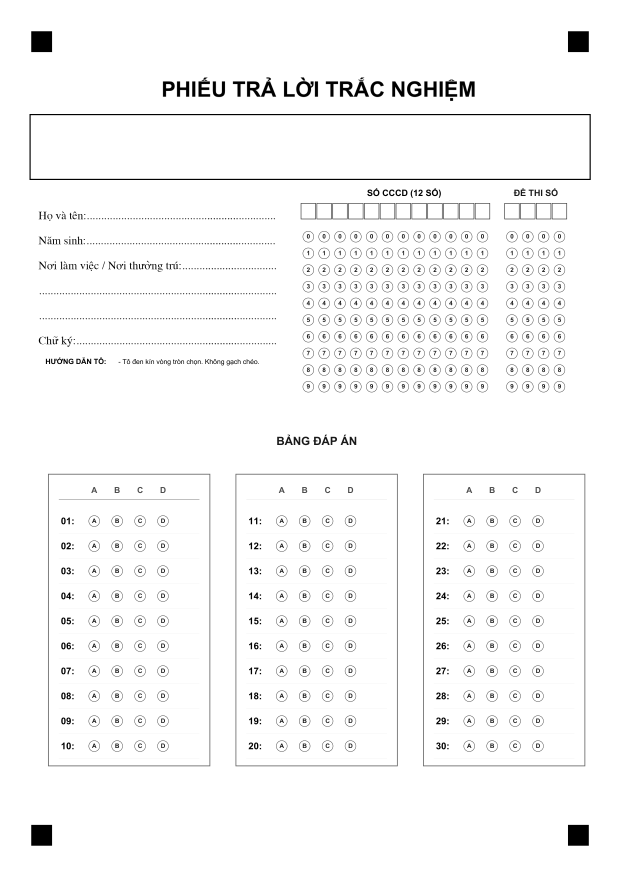
#> input picture mau_thiet_ke_raw.png, 2481 x 3508 px (shown at 1/4 size)
$ python simulate_filled_sheet.py
#> lines starting #> are read from the running program, lines starting #| are printed output that depends on the picture; after the words box and inside, x2 and y2 are one past the last pixel; in counts of white or black regions, pixels touching at a corner belong together
### omr_processor.py
import cv2
import numpy as np
import json
import os
import fitz  # PyMuPDF

class OMRProcessor:
    def __init__(self, coord_json_path):
        # Load bubble coordinates from JSON
        with open(coord_json_path, "r", encoding="utf-8") as f:
            self.coords = json.load(f)

    # [13 lines left out: function convert_pdf_to_images, not called in this run]

    def find_anchors(self, img):
        """Tìm 4 điểm định vị màu đen ở 4 góc của phiếu trắc nghiệm"""
        gray = cv2.cvtColor(img, cv2.COLOR_BGR2GRAY)
        # Khử nhiễu nhẹ
        blurred = cv2.GaussianBlur(gray, (5, 5), 0)
        # Nhị phân hóa thích ứng nghịch đảo (nền đen, vật thể trắng)
        thresh = cv2.threshold(blurred, 0, 255, cv2.THRESH_BINARY_INV + cv2.THRESH_OTSU)[1]

        contours, _ = cv2.findContours(thresh, cv2.RETR_EXTERNAL, cv2.CHAIN_APPROX_SIMPLE)

        squares = []
        h, w = img.shape[:2]
        min_area = (w * h) * 0.00015  # Tối thiểu 0.015% diện tích ảnh
        max_area = (w * h) * 0.03     # Tối đa 3% diện tích ảnh

        for c in contours:
            area = cv2.contourArea(c)
            if min_area < area < max_area:
                peri = cv2.arcLength(c, True)
                approx = cv2.approxPolyDP(c, 0.04 * peri, True)
                # Kiểm tra xem có phải hình tứ giác không
                if len(approx) == 4:
                    (x, y, cw, cb) = cv2.boundingRect(approx)
                    aspect_ratio = cw / float(cb)
                    # Kiểm tra độ vuông góc (tỷ lệ cạnh gần 1:1)
                    if 0.8 <= aspect_ratio <= 1.25:
                        # Kiểm tra độ đặc: hình vuông gốc màu đen phải được tô đầy
                        mask = np.zeros(thresh.shape, dtype="uint8")
                        cv2.drawContours(mask, [approx], -1, 255, -1)
                        mean_val = cv2.mean(thresh, mask=mask)[0]
                        if mean_val > 180:  # Trên 70% số pixel là trắng trong thresh nghịch đảo
                            M = cv2.moments(c)
                            if M["m00"] != 0:
                                cX = int(M["m10"] / M["m00"])
                                cY = int(M["m01"] / M["m00"])
                                squares.append((cX, cY))
        return squares

    def sort_anchors(self, pts):
        """Sắp xếp 4 điểm định vị theo thứ tự: TL (trên-trái), TR (trên-phải), BL (dưới-trái), BR (dưới-phải)"""
        # Sắp xếp theo trục X trước
        pts = sorted(pts, key=lambda p: p[0])
        leftmost = pts[:2]
        rightmost = pts[2:]

        # Sắp xếp nhóm bên trái theo Y để tìm TL và BL
        TL = min(leftmost, key=lambda p: p[1])
        BL = max(leftmost, key=lambda p: p[1])

        # Sắp xếp nhóm bên phải theo Y để tìm TR và BR
        TR = min(rightmost, key=lambda p: p[1])
        BR = max(rightmost, key=lambda p: p[1])

        return [TL, TR, BL, BR]

    # [172 lines left out: function process_sheet, not called in this run]

### simulate_filled_sheet.py
import sys
import os
import cv2
import json
import numpy as np

BASE_DIR = os.path.dirname(os.path.abspath(__file__))
sys.path.append(BASE_DIR)
from omr_processor import OMRProcessor

def create_filled_sheet(processor, img, cccd_val, dethi_val, incorrect_questions, output_path):
    # Căn chỉnh phối cảnh về khổ chuẩn 1000x1414
    anchors = processor.find_anchors(img)
    if len(anchors) < 4:
        print(f"[!] Lỗi: Không tìm đủ 4 điểm định vị góc cho {output_path}")
        return False

    sorted_pts = processor.sort_anchors(anchors)
    TL, TR, BL, BR = sorted_pts
    src_pts = np.float32([TL, TR, BL, BR])
    dst_pts = np.float32([[50, 50], [950, 50], [50, 1364], [950, 1364]])
    M = cv2.getPerspectiveTransform(src_pts, dst_pts)
    warped = cv2.warpPerspective(img, M, (1000, 1414))

    # 1. Tô CCCD
    for col_idx, char in enumerate(cccd_val):
        digit = int(char)
        cx, cy = processor.coords["cccd"][col_idx][digit]
        cv2.circle(warped, (cx, cy), 6, (35, 35, 35), -1)

    # 2. Tô Đề thi số
    if "de_thi" in processor.coords:
        for col_idx, char in enumerate(dethi_val):
            digit = int(char)
            cx, cy = processor.coords["de_thi"][col_idx][digit]
            cv2.circle(warped, (cx, cy), 6, (35, 35, 35), -1)

    # 3. Đọc đáp án mẫu
    key_path = os.path.join(BASE_DIR, "data", "answer_key.json")
    with open(key_path, "r", encoding="utf-8") as f:
        answer_key = json.load(f)

    options_map = {"A": 0, "B": 1, "C": 2, "D": 3}
    alternate_options = {"A": "B", "B": "C", "C": "D", "D": "A"}

    for q_str, correct_ans in answer_key.items():
        q_num = int(q_str)
        ans_to_fill = correct_ans

        # Đổi đáp án nếu câu này muốn làm sai
        if q_num in incorrect_questions:
            ans_to_fill = alternate_options[correct_ans]

        opt_idx = options_map[ans_to_fill]
        cx, cy = processor.coords["answers"][q_str][opt_idx]
        cv2.circle(warped, (cx, cy), 6, (35, 35, 35), -1)

    cv2.imwrite(output_path, warped)
    print(f"[+] Đã tạo bài làm mẫu: {output_path} (CCCD: {cccd_val}, Đề: {dethi_val}, Số câu sai: {len(incorrect_questions)})")
    return True

def main():
    print("[*] Đang khởi tạo mô phỏng 5 phiếu trắc nghiệm đã tô...")

    coord_json_path = os.path.join(BASE_DIR, "data", "bubble_coordinates.json")
    processor = OMRProcessor(coord_json_path)
#> (reads data/bubble_coordinates.json from the repository)

    png_path = os.path.join(BASE_DIR, "mau_thiet_ke_raw.png")
    pdf_path = os.path.join(BASE_DIR, "phieu_trac_nghiem.pdf")

    img = None
    if os.path.exists(png_path):
        img = cv2.imread(png_path)
#> img is the input picture: shape (3508, 2481, 3); min 0, max 255, mean 247.7
        print(f"[+] Đọc ảnh nền thiết kế Photoshop: {png_path}")
    elif os.path.exists(pdf_path):
        images = processor.convert_pdf_to_images(pdf_path)
        page_num, img = images[0]
        print(f"[+] Đọc ảnh nền từ mẫu PDF: {pdf_path}")
    else:
        print("[!] Lỗi: Không tìm thấy mẫu PDF hay PNG nào.")
        return

    # Tạo 5 mẫu phiếu thi thử nghiệm khác nhau
    # Mẫu 1: Nguyễn Văn A (CCCD: 012345678901, Đề 1024, Sai 5 câu)
    create_filled_sheet(
        processor, img,
        cccd_val="012345678901",
        dethi_val="1024",
        incorrect_questions=[5, 10, 15, 20, 25],
        output_path=os.path.join(BASE_DIR, "phieu_mau_1.png")
    )
#> in find_anchors, `thresh = cv2.threshold(blurred, 0, 255, cv2.THRESH_BINARY_INV + cv2.TH..`:
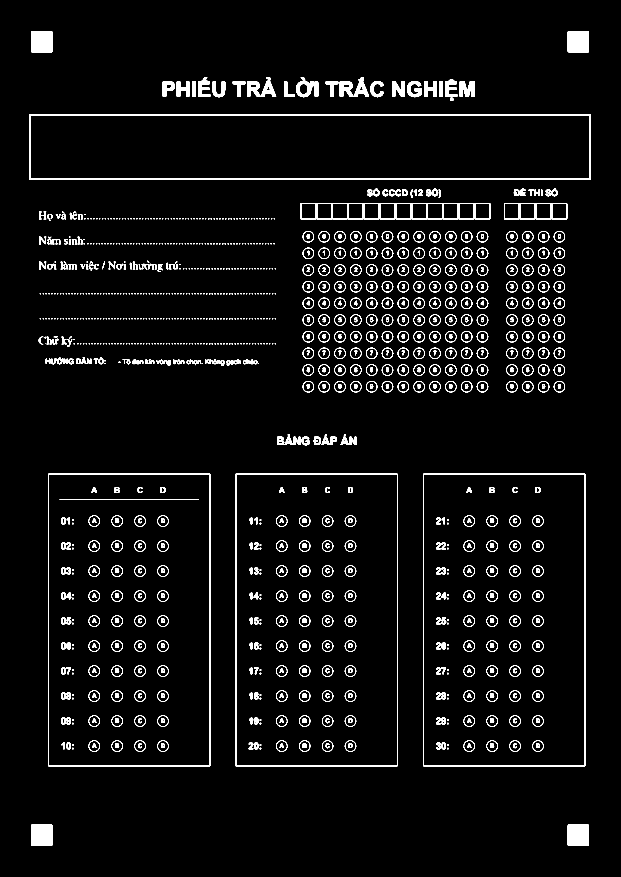
#> thresh: shape (3508, 2481) (shown at 1/4 size); 3.6% white; 1285 white regions (354 under 20 px)
#> in find_anchors, `contours, _ = cv2.findContours(thresh, cv2.RETR_EXTERNAL, cv2.CHAIN_AP..`: contours = 752 contours, 423 with area under 20; largest, box (x1, y1, x2, y2) and area: (1692, 1895, 2341, 3065) 757510, (942, 1895, 1591, 3065) 757510, (192, 1895, 841, 3065) 757510, (118, 456, 2363, 720) 590172, (2271, 3299, 2356, 3383) 6968
#> the loop in find_anchors, `for c in contours:` made 752 passes
#> (area, peri, approx, x, y, cw, cb, aspect_ratio) on passes 1 to 2: (6968, 331.7, [[2272, 3299], [2272, 3382], [2354, 3382], [2355, 3300]], 2272, 3299, 84, 84, 1), (6968, 331.7, [[125, 3299], [125, 3382], [207, 3382], [208, 3300]], 125, 3299, 84, 84, 1)
#> (area, peri) on passes 15 to 20: (1544, 146.7), (1545, 146.7), (1545, 146.7), (1544, 146.7), (1542, 147.5), (1546, 146.7)
#> after the loop in find_anchors, `for c in contours:`:
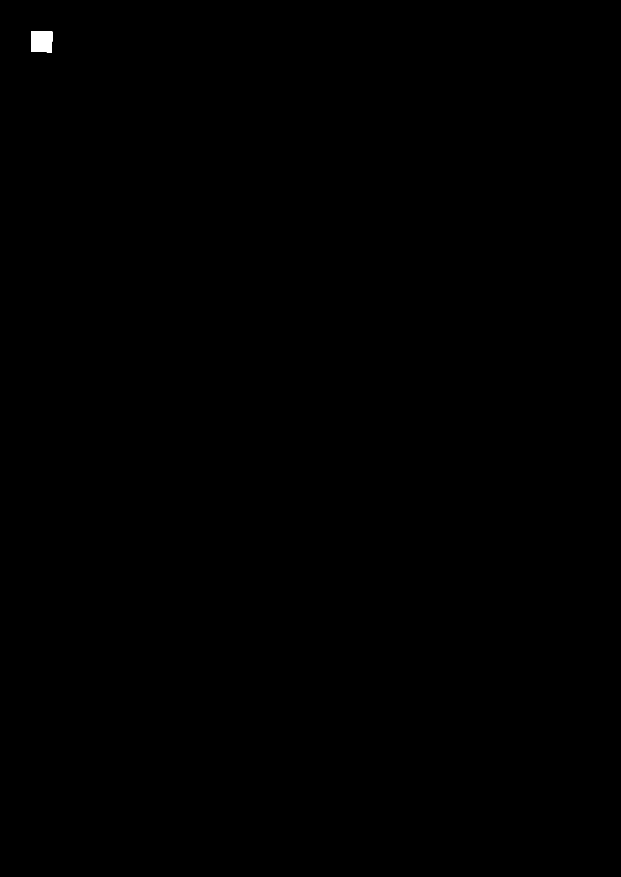
#> mask: shape (3508, 2481) (shown at 1/4 size); 0.08% white; 1 white region, box (x1, y1, x2, y2) and area: (124, 125, 209, 209) 6931
#> after the loop in find_anchors, `for c in contours:`: squares = [(2313, 3340), (166, 3340), (2313, 166), (166, 166)]
#> in create_filled_sheet, `anchors = processor.find_anchors(img)`: anchors has the same summary as squares in find_anchors
#> in sort_anchors, `pts = sorted(pts, key=lambda p: p[0])`: pts = [(166, 3340), (166, 166), (2313, 3340), (2313, 166)]
#> in sort_anchors, `leftmost = pts[:2]`: leftmost = [(166, 3340), (166, 166)]
#> in sort_anchors, `rightmost = pts[2:]`: rightmost = [(2313, 3340), (2313, 166)]
#> in sort_anchors, `TL = min(leftmost, key=lambda p: p[1])`: TL = (166, 166)
#> in sort_anchors, `BL = max(leftmost, key=lambda p: p[1])`: BL = (166, 3340)
#> in sort_anchors, `TR = min(rightmost, key=lambda p: p[1])`: TR = (2313, 166)
#> in sort_anchors, `BR = max(rightmost, key=lambda p: p[1])`: BR = (2313, 3340)
#> in create_filled_sheet, `sorted_pts = processor.sort_anchors(anchors)`: sorted_pts = [(166, 166), (2313, 166), (166, 3340), (2313, 3340)]
#> in create_filled_sheet, `TL, TR, BL, BR = sorted_pts`: TL = (166, 166); TR = (2313, 166); BL = (166, 3340); BR = (2313, 3340)
#> in create_filled_sheet, `src_pts = np.float32([TL, TR, BL, BR])`: src_pts = [[166, 166], [2313, 166], [166, 3340], [2313, 3340]]
#> in create_filled_sheet, `M = cv2.getPerspectiveTransform(src_pts, dst_pts)`: M = [[0.419, -4.46e-19, -19.59], [-2.23e-18, 0.414, -18.72], [-1.39e-20, 1.41e-37, 1]]
#> after the loop in create_filled_sheet, `for col_idx, char in enumerate(cccd_val):`: warped: shape (1414, 1000, 3); min 0, max 255, mean 247
#> after the loop in create_filled_sheet, `for col_idx, char in enumerate(dethi_val):`: warped: shape (1414, 1000, 3); min 0, max 255, mean 247
#> (reads data/answer_key.json from the repository)
#> after the loop in create_filled_sheet, `for q_str, correct_ans in answer_key.items():`: warped: shape (1414, 1000, 3); min 0, max 255, mean 246.6

    # Mẫu 2: Trần Thị B (CCCD: 987654321098, Đề 2048, Sai 2 câu)
    create_filled_sheet(
        processor, img,
        cccd_val="987654321098",
        dethi_val="2048",
        incorrect_questions=[9, 19],
        output_path=os.path.join(BASE_DIR, "phieu_mau_2.png")
    )
#> call 2 of create_filled_sheet, with cccd_val = '987654321098', dethi_val = '2048', output_path = 'phieu_mau_2.png'
#> the loop in find_anchors (call 2), `for c in contours:` made 752 passes
#> after the loop in create_filled_sheet (call 2), `for col_idx, char in enumerate(cccd_val):`: warped: shape (1414, 1000, 3); min 0, max 255, mean 247
#> after the loop in create_filled_sheet (call 2), `for col_idx, char in enumerate(dethi_val):`: warped: shape (1414, 1000, 3); min 0, max 255, mean 247
#> after the loop in create_filled_sheet (call 2), `for q_str, correct_ans in answer_key.items():`:
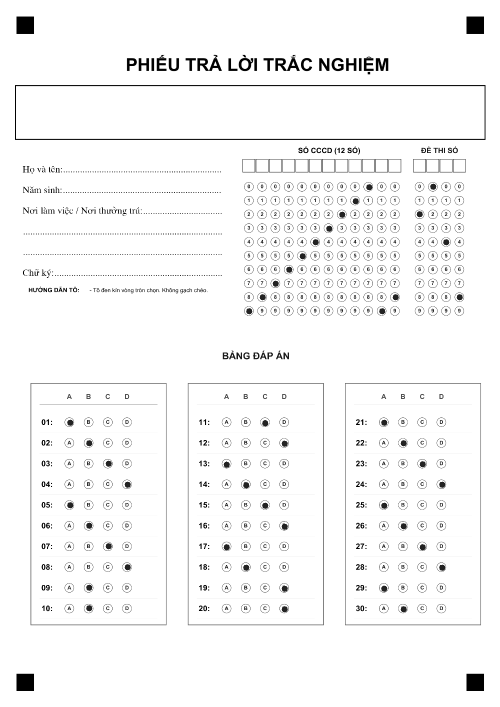
#> warped: shape (1414, 1000, 3) (shown at 1/2 size); min 0, max 255, mean 246.6

    # Mẫu 3: Lê Văn C (CCCD: 111111111111, Đề 3126, Đúng 100% - 30/30 câu)
    create_filled_sheet(
        processor, img,
        cccd_val="111111111111",
        dethi_val="3126",
        incorrect_questions=[],
        output_path=os.path.join(BASE_DIR, "phieu_mau_3.png")
    )
#> call 3 of create_filled_sheet, with cccd_val = '111111111111', dethi_val = '3126', output_path = 'phieu_mau_3.png'
#> after the loop in create_filled_sheet (call 3), `for col_idx, char in enumerate(cccd_val):`: warped: shape (1414, 1000, 3); min 0, max 255, mean 247
#> after the loop in create_filled_sheet (call 3), `for col_idx, char in enumerate(dethi_val):`: warped: shape (1414, 1000, 3); min 0, max 255, mean 246.9
#> after the loop in create_filled_sheet (call 3), `for q_str, correct_ans in answer_key.items():`:
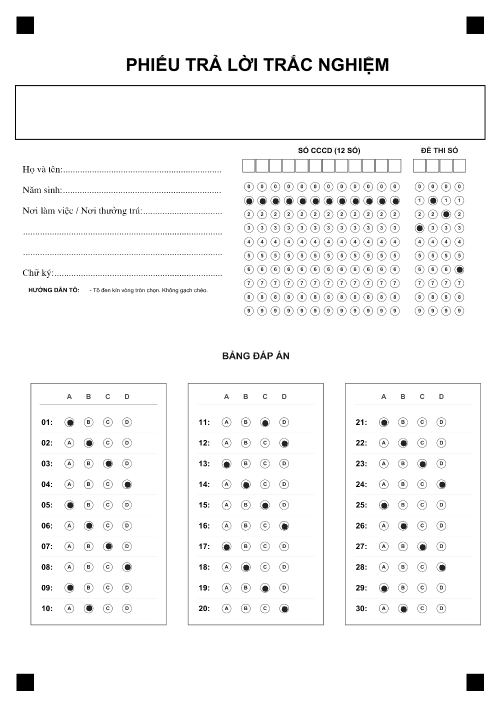
#> warped: shape (1414, 1000, 3) (shown at 1/2 size); min 0, max 255, mean 246.5

    # Mẫu 4: Thí sinh tự do 1 (CCCD: 555555555555, Đề 9999, Sai 12 câu)
    create_filled_sheet(
        processor, img,
        cccd_val="555555555555",
        dethi_val="9999",
        incorrect_questions=[2, 4, 6, 8, 12, 14, 16, 18, 22, 24, 26, 28],
        output_path=os.path.join(BASE_DIR, "phieu_mau_4.png")
    )
#> call 4 of create_filled_sheet, with cccd_val = '555555555555', dethi_val = '9999', output_path = 'phieu_mau_4.png'
#> after the loop in create_filled_sheet (call 4), `for col_idx, char in enumerate(cccd_val):`: warped: shape (1414, 1000, 3); min 0, max 255, mean 247
#> after the loop in create_filled_sheet (call 4), `for col_idx, char in enumerate(dethi_val):`: warped: shape (1414, 1000, 3); min 0, max 255, mean 247
#> after the loop in create_filled_sheet (call 4), `for q_str, correct_ans in answer_key.items():`:
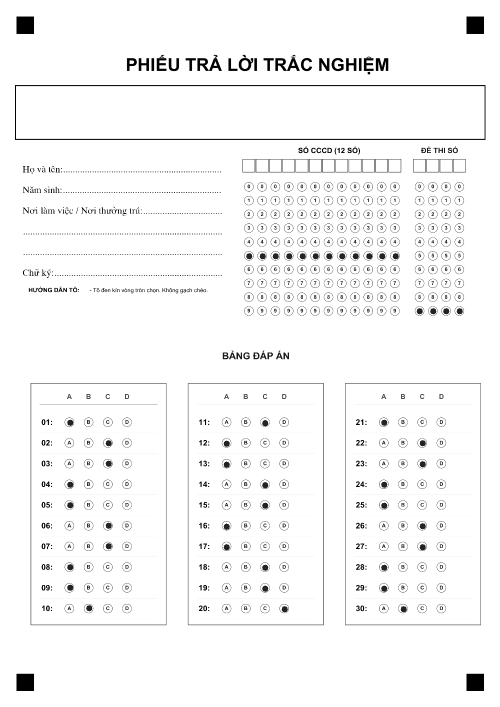
#> warped: shape (1414, 1000, 3) (shown at 1/2 size); min 0, max 255, mean 246.6
#| [+] Đã tạo bài làm mẫu: phieu_mau_4.png (CCCD: 555555555555, Đề: 9999, Số câu sai: 12)

    # Mẫu 5: Thí sinh tự do 2 (CCCD: 777777777777, Đề 8888, Sai 6 câu)
    create_filled_sheet(
        processor, img,
        cccd_val="777777777777",
        dethi_val="8888",
        incorrect_questions=[1, 3, 11, 13, 21, 23],
        output_path=os.path.join(BASE_DIR, "phieu_mau_5.png")
    )
#> after the loop in create_filled_sheet (call 5), `for col_idx, char in enumerate(cccd_val):`:
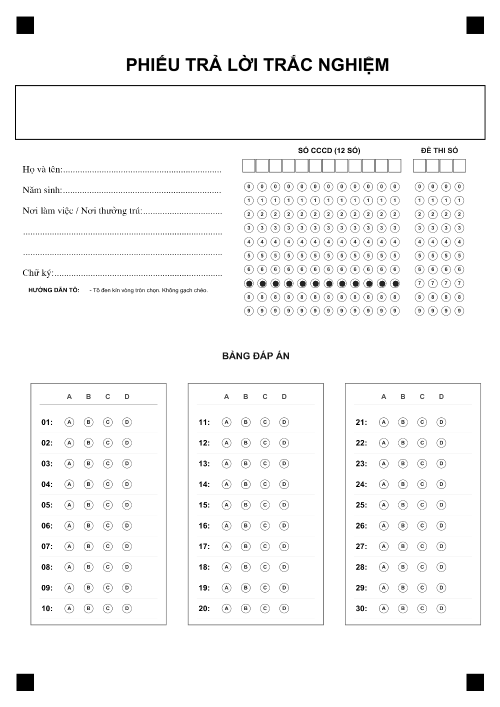
#> warped: shape (1414, 1000, 3) (shown at 1/2 size); min 0, max 255, mean 247
#> after the loop in create_filled_sheet (call 5), `for col_idx, char in enumerate(dethi_val):`: warped: shape (1414, 1000, 3); 0.03% of pixels changed, all inside (x1, y1, x2, y2) = (833, 588, 926, 601)
#> after the loop in create_filled_sheet (call 5), `for q_str, correct_ans in answer_key.items():`:
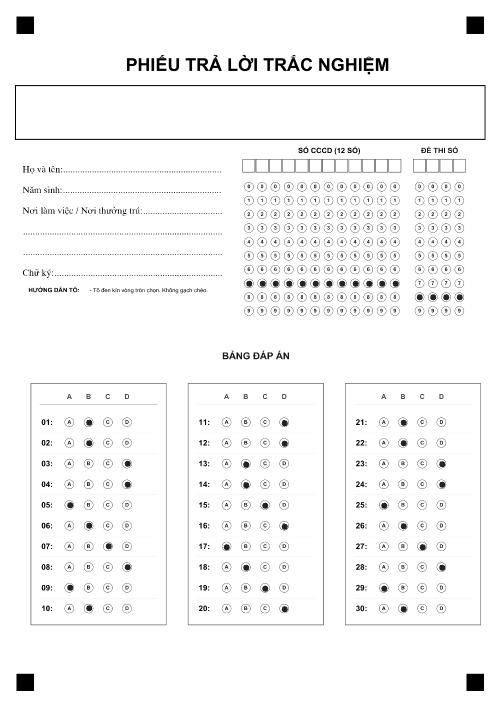
#> warped: shape (1414, 1000, 3) (shown at 1/2 size); min 0, max 255, mean 246.6

    # Cũng ghi đè vào test_filled_sheet.png để phục vụ các script test tự động
    cv2.imwrite(os.path.join(BASE_DIR, "test_filled_sheet.png"), cv2.imread(os.path.join(BASE_DIR, "phieu_mau_1.png")))
    print("[+] Đã đồng bộ mẫu 1 vào test_filled_sheet.png")

if __name__ == "__main__":
    main()
